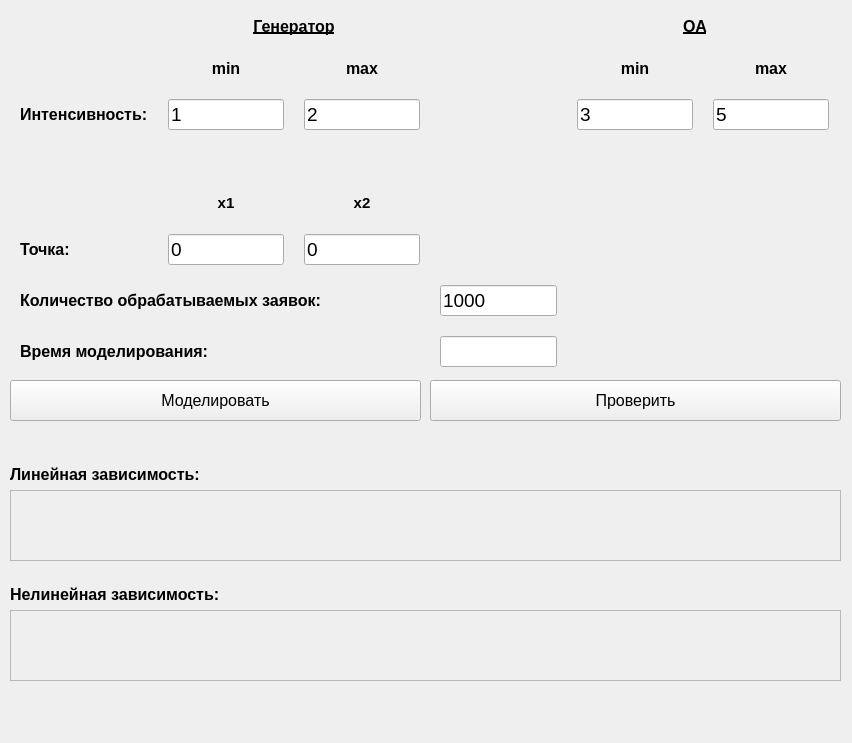
<?xml version="1.0" encoding="UTF-8"?>
<ui version="4.0">
 <class>mainwindow</class>
 <widget class="QWidget" name="mainwindow">
  <property name="geometry">
   <rect>
    <x>0</x>
    <y>0</y>
    <width>852</width>
    <height>743</height>
   </rect>
  </property>
  <property name="windowTitle">
   <string>mainwindow</string>
  </property>
  <widget class="QWidget" name="layoutWidget">
   <property name="geometry">
    <rect>
     <x>10</x>
     <y>10</y>
     <width>829</width>
     <height>367</height>
    </rect>
   </property>
   <layout class="QGridLayout" name="gridLayout" rowstretch="0,0,0,0,0,0,0,0" columnstretch="0,0,0,0,0,0">
    <property name="leftMargin">
     <number>10</number>
    </property>
    <property name="topMargin">
     <number>5</number>
    </property>
    <property name="rightMargin">
     <number>10</number>
    </property>
    <property name="bottomMargin">
     <number>10</number>
    </property>
    <property name="spacing">
     <number>20</number>
    </property>
    <item row="5" column="2">
     <widget class="QLineEdit" name="x2">
      <property name="enabled">
       <bool>true</bool>
      </property>
      <property name="font">
       <font>
        <pointsize>14</pointsize>
       </font>
      </property>
      <property name="text">
       <string>0</string>
      </property>
     </widget>
    </item>
    <item row="5" column="1">
     <widget class="QLineEdit" name="x1">
      <property name="enabled">
       <bool>true</bool>
      </property>
      <property name="font">
       <font>
        <pointsize>14</pointsize>
       </font>
      </property>
      <property name="text">
       <string>0</string>
      </property>
     </widget>
    </item>
    <item row="4" column="2">
     <widget class="QLabel" name="label_12">
      <property name="font">
       <font>
        <pointsize>11</pointsize>
        <weight>75</weight>
        <bold>true</bold>
        <underline>false</underline>
       </font>
      </property>
      <property name="layoutDirection">
       <enum>Qt::LeftToRight</enum>
      </property>
      <property name="text">
       <string>x2</string>
      </property>
      <property name="alignment">
       <set>Qt::AlignCenter</set>
      </property>
     </widget>
    </item>
    <item row="5" column="0">
     <widget class="QLabel" name="label_16">
      <property name="font">
       <font>
        <pointsize>12</pointsize>
        <weight>75</weight>
        <bold>true</bold>
        <underline>false</underline>
       </font>
      </property>
      <property name="text">
       <string>Точка:</string>
      </property>
     </widget>
    </item>
    <item row="4" column="1">
     <widget class="QLabel" name="label_11">
      <property name="font">
       <font>
        <pointsize>11</pointsize>
        <weight>75</weight>
        <bold>true</bold>
        <underline>false</underline>
       </font>
      </property>
      <property name="layoutDirection">
       <enum>Qt::LeftToRight</enum>
      </property>
      <property name="text">
       <string>x1</string>
      </property>
      <property name="alignment">
       <set>Qt::AlignCenter</set>
      </property>
     </widget>
    </item>
    <item row="6" column="3">
     <widget class="QLineEdit" name="numTasks">
      <property name="enabled">
       <bool>true</bool>
      </property>
      <property name="font">
       <font>
        <pointsize>14</pointsize>
       </font>
      </property>
      <property name="text">
       <string>1000</string>
      </property>
     </widget>
    </item>
    <item row="2" column="2">
     <widget class="QLineEdit" name="maxG">
      <property name="font">
       <font>
        <pointsize>14</pointsize>
       </font>
      </property>
      <property name="text">
       <string>2</string>
      </property>
     </widget>
    </item>
    <item row="7" column="3">
     <widget class="QLineEdit" name="timeM">
      <property name="enabled">
       <bool>true</bool>
      </property>
      <property name="font">
       <font>
        <pointsize>14</pointsize>
       </font>
      </property>
      <property name="text">
       <string/>
      </property>
     </widget>
    </item>
    <item row="2" column="1">
     <widget class="QLineEdit" name="minG">
      <property name="font">
       <font>
        <pointsize>14</pointsize>
       </font>
      </property>
      <property name="text">
       <string>1</string>
      </property>
     </widget>
    </item>
    <item row="0" column="1" colspan="2">
     <widget class="QLabel" name="label">
      <property name="font">
       <font>
        <pointsize>12</pointsize>
        <weight>75</weight>
        <bold>true</bold>
        <underline>true</underline>
       </font>
      </property>
      <property name="text">
       <string>Генератор</string>
      </property>
      <property name="alignment">
       <set>Qt::AlignCenter</set>
      </property>
     </widget>
    </item>
    <item row="2" column="0">
     <widget class="QLabel" name="label_3">
      <property name="font">
       <font>
        <pointsize>12</pointsize>
        <weight>75</weight>
        <bold>true</bold>
        <underline>false</underline>
       </font>
      </property>
      <property name="text">
       <string>Интенсивность:</string>
      </property>
     </widget>
    </item>
    <item row="2" column="4">
     <widget class="QLineEdit" name="minP">
      <property name="enabled">
       <bool>true</bool>
      </property>
      <property name="font">
       <font>
        <pointsize>14</pointsize>
       </font>
      </property>
      <property name="text">
       <string>3</string>
      </property>
     </widget>
    </item>
    <item row="1" column="5">
     <widget class="QLabel" name="label_10">
      <property name="font">
       <font>
        <pointsize>12</pointsize>
        <weight>75</weight>
        <bold>true</bold>
        <underline>false</underline>
       </font>
      </property>
      <property name="layoutDirection">
       <enum>Qt::LeftToRight</enum>
      </property>
      <property name="text">
       <string>max</string>
      </property>
      <property name="alignment">
       <set>Qt::AlignCenter</set>
      </property>
     </widget>
    </item>
    <item row="2" column="5">
     <widget class="QLineEdit" name="maxP">
      <property name="enabled">
       <bool>true</bool>
      </property>
      <property name="font">
       <font>
        <pointsize>14</pointsize>
       </font>
      </property>
      <property name="text">
       <string>5</string>
      </property>
     </widget>
    </item>
    <item row="1" column="2">
     <widget class="QLabel" name="label_8">
      <property name="font">
       <font>
        <pointsize>12</pointsize>
        <weight>75</weight>
        <bold>true</bold>
        <underline>false</underline>
       </font>
      </property>
      <property name="layoutDirection">
       <enum>Qt::LeftToRight</enum>
      </property>
      <property name="text">
       <string>max</string>
      </property>
      <property name="alignment">
       <set>Qt::AlignCenter</set>
      </property>
     </widget>
    </item>
    <item row="3" column="0">
     <widget class="QLabel" name="label_15">
      <property name="font">
       <font>
        <pointsize>12</pointsize>
        <weight>75</weight>
        <bold>true</bold>
        <underline>false</underline>
       </font>
      </property>
      <property name="text">
       <string/>
      </property>
     </widget>
    </item>
    <item row="7" column="0" colspan="3">
     <widget class="QLabel" name="label_5">
      <property name="font">
       <font>
        <pointsize>12</pointsize>
        <weight>75</weight>
        <bold>true</bold>
        <underline>false</underline>
       </font>
      </property>
      <property name="text">
       <string>Время моделирования:</string>
      </property>
     </widget>
    </item>
    <item row="6" column="0" colspan="3">
     <widget class="QLabel" name="label_4">
      <property name="font">
       <font>
        <pointsize>12</pointsize>
        <weight>75</weight>
        <bold>true</bold>
        <underline>false</underline>
       </font>
      </property>
      <property name="text">
       <string>Количество обрабатываемых заявок:</string>
      </property>
     </widget>
    </item>
    <item row="1" column="4">
     <widget class="QLabel" name="label_9">
      <property name="font">
       <font>
        <pointsize>12</pointsize>
        <weight>75</weight>
        <bold>true</bold>
        <underline>false</underline>
       </font>
      </property>
      <property name="layoutDirection">
       <enum>Qt::LeftToRight</enum>
      </property>
      <property name="text">
       <string>min</string>
      </property>
      <property name="alignment">
       <set>Qt::AlignCenter</set>
      </property>
     </widget>
    </item>
    <item row="1" column="1">
     <widget class="QLabel" name="label_6">
      <property name="font">
       <font>
        <pointsize>12</pointsize>
        <weight>75</weight>
        <bold>true</bold>
        <underline>false</underline>
       </font>
      </property>
      <property name="layoutDirection">
       <enum>Qt::LeftToRight</enum>
      </property>
      <property name="text">
       <string>min</string>
      </property>
      <property name="alignment">
       <set>Qt::AlignCenter</set>
      </property>
     </widget>
    </item>
    <item row="0" column="4" colspan="2">
     <widget class="QLabel" name="label_2">
      <property name="maximumSize">
       <size>
        <width>236</width>
        <height>16777215</height>
       </size>
      </property>
      <property name="font">
       <font>
        <pointsize>12</pointsize>
        <weight>75</weight>
        <bold>true</bold>
        <underline>true</underline>
       </font>
      </property>
      <property name="text">
       <string>ОА</string>
      </property>
      <property name="alignment">
       <set>Qt::AlignCenter</set>
      </property>
     </widget>
    </item>
   </layout>
  </widget>
  <widget class="QPushButton" name="DoModeling">
   <property name="geometry">
    <rect>
     <x>10</x>
     <y>380</y>
     <width>411</width>
     <height>41</height>
    </rect>
   </property>
   <property name="font">
    <font>
     <pointsize>12</pointsize>
     <weight>50</weight>
     <bold>false</bold>
    </font>
   </property>
   <property name="text">
    <string>Моделировать</string>
   </property>
  </widget>
  <widget class="QPushButton" name="Checking">
   <property name="geometry">
    <rect>
     <x>430</x>
     <y>380</y>
     <width>411</width>
     <height>41</height>
    </rect>
   </property>
   <property name="font">
    <font>
     <pointsize>12</pointsize>
     <weight>50</weight>
     <bold>false</bold>
    </font>
   </property>
   <property name="text">
    <string>Проверить</string>
   </property>
  </widget>
  <widget class="QLabel" name="label_7">
   <property name="geometry">
    <rect>
     <x>10</x>
     <y>460</y>
     <width>231</width>
     <height>29</height>
    </rect>
   </property>
   <property name="font">
    <font>
     <pointsize>12</pointsize>
     <weight>75</weight>
     <bold>true</bold>
     <underline>false</underline>
    </font>
   </property>
   <property name="text">
    <string>Линейная зависимость:</string>
   </property>
  </widget>
  <widget class="QTextEdit" name="linear">
   <property name="enabled">
    <bool>false</bool>
   </property>
   <property name="geometry">
    <rect>
     <x>10</x>
     <y>490</y>
     <width>831</width>
     <height>71</height>
    </rect>
   </property>
   <property name="font">
    <font>
     <pointsize>14</pointsize>
    </font>
   </property>
  </widget>
  <widget class="QTextEdit" name="nonlinear">
   <property name="enabled">
    <bool>false</bool>
   </property>
   <property name="geometry">
    <rect>
     <x>10</x>
     <y>610</y>
     <width>831</width>
     <height>71</height>
    </rect>
   </property>
   <property name="font">
    <font>
     <pointsize>14</pointsize>
    </font>
   </property>
  </widget>
  <widget class="QLabel" name="label_17">
   <property name="geometry">
    <rect>
     <x>10</x>
     <y>580</y>
     <width>231</width>
     <height>29</height>
    </rect>
   </property>
   <property name="font">
    <font>
     <pointsize>12</pointsize>
     <weight>75</weight>
     <bold>true</bold>
     <underline>false</underline>
    </font>
   </property>
   <property name="text">
    <string>Нелинейная зависимость:</string>
   </property>
  </widget>
 </widget>
 <tabstops>
  <tabstop>minG</tabstop>
  <tabstop>maxG</tabstop>
  <tabstop>minP</tabstop>
  <tabstop>maxP</tabstop>
  <tabstop>numTasks</tabstop>
  <tabstop>timeM</tabstop>
  <tabstop>DoModeling</tabstop>
  <tabstop>x1</tabstop>
  <tabstop>x2</tabstop>
  <tabstop>Checking</tabstop>
  <tabstop>linear</tabstop>
  <tabstop>nonlinear</tabstop>
 </tabstops>
 <resources/>
 <connections/>
</ui>
